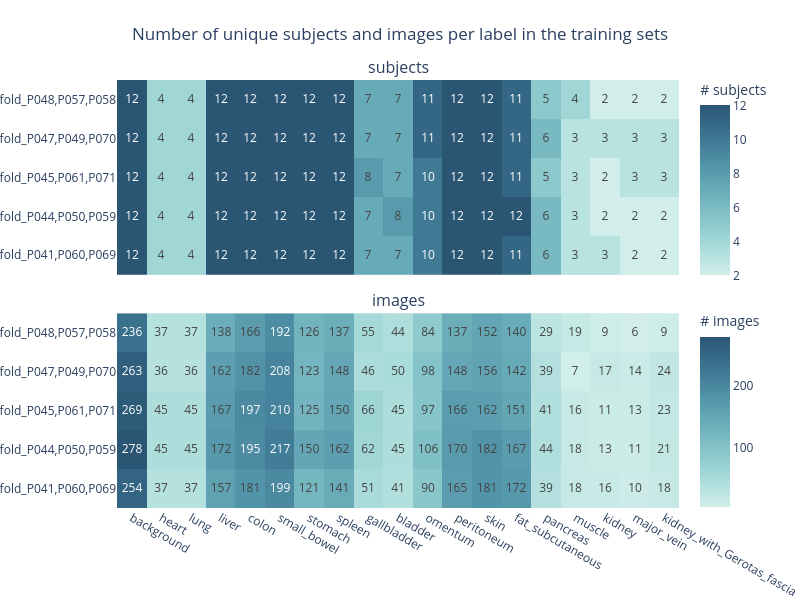

Notebook source saved alongside this figure:
### Markdown cell above
## Class Imbalances (training time)

### Code cell
create_spec_labels_figure(config)

### Figure 1 — Plotly figure (JSON) as saved in the notebook; plotly's stock layout.template omitted (floating-point values rounded to 4 significant figures)
{"data": [{"colorbar": {"len": 0.5, "title": {"text": "# subjects"}, "y": 0.77}, "colorscale": [[0, "rgb(209, 238, 234)"], [0.1667, "rgb(168, 219, 217)"], [0.3333, "rgb(133, 196, 201)"], [0.5, "rgb(104, 171, 184)"], [0.6667, "rgb(79, 144, 166)"], [0.8333, "rgb(59, 115, 143)"], [1, "rgb(42, 86, 116)"]], "hovertemplate": "label: %{x}<br>fold: %{y}<br># subjects: %{z}", "text": [[12, 4, 4, 12, 12, 12, 12, 12, 7, 7, 10, 12, 12, 11, 6, 3, 3, 2, 2], [12, 4, 4, 12, 12, 12, 12, 12, 7, 8, 10, 12, 12, 12, 6, 3, 2, 2, 2], [12, 4, 4, 12, 12, 12, 12, 12, 8, 7, 10, 12, 12, 11, 5, 3, 2, 3, 3], [12, 4, 4, 12, 12, 12, 12, 12, 7, 7, 11, 12, 12, 11, 6, 3, 3, 3, 3], [12, 4, 4, 12, 12, 12, 12, 12, 7, 7, 11, 12, 12, 11, 5, 4, 2, 2, 2]], "texttemplate": "%{text}", "type": "heatmap", "x": ["background", "heart", "lung", "liver", "colon", "small_bowel", "stomach", "spleen", "gallbladder", "bladder", "omentum", "peritoneum", "skin", "fat_subcutaneous", "pancreas", "muscle", "kidney", "major_vein", "kidney_with_Gerotas_fascia"], "xaxis": "x", "y": ["fold_P041,P060,P069", "fold_P044,P050,P059", "fold_P045,P061,P071", "fold_P047,P049,P070", "fold_P048,P057,P058"], "yaxis": "y", "z": [[12, 4, 4, 12, 12, 12, 12, 12, 7, 7, 10, 12, 12, 11, 6, 3, 3, 2, 2], [12, 4, 4, 12, 12, 12, 12, 12, 7, 8, 10, 12, 12, 12, 6, 3, 2, 2, 2], [12, 4, 4, 12, 12, 12, 12, 12, 8, 7, 10, 12, 12, 11, 5, 3, 2, 3, 3], [12, 4, 4, 12, 12, 12, 12, 12, 7, 7, 11, 12, 12, 11, 6, 3, 3, 3, 3], [12, 4, 4, 12, 12, 12, 12, 12, 7, 7, 11, 12, 12, 11, 5, 4, 2, 2, 2]]}, {"colorbar": {"len": 0.5, "title": {"text": "# images"}, "y": 0.23}, "colorscale": [[0, "rgb(209, 238, 234)"], [0.1667, "rgb(168, 219, 217)"], [0.3333, "rgb(133, 196, 201)"], [0.5, "rgb(104, 171, 184)"], [0.6667, "rgb(79, 144, 166)"], [0.8333, "rgb(59, 115, 143)"], [1, "rgb(42, 86, 116)"]], "hovertemplate": "label: %{x}<br>fold: %{y}<br># images: %{z}", "text": [[254, 37, 37, 157, 181, 199, 121, 141, 51, 41, 90, 165, 181, 172, 39, 18, 16, 10, 18], [278, 45, 45, 172, 195, 217, 150, 162, 62, 45, 106, 170, 182, 167, 44, 18, 13, 11, 21], [269, 45, 45, 167, 197, 210, 125, 150, 66, 45, 97, 166, 162, 151, 41, 16, 11, 13, 23], [263, 36, 36, 162, 182, 208, 123, 148, 46, 50, 98, 148, 156, 142, 39, 7, 17, 14, 24], [236, 37, 37, 138, 166, 192, 126, 137, 55, 44, 84, 137, 152, 140, 29, 19, 9, 6, 9]], "texttemplate": "%{text}", "type": "heatmap", "x": ["background", "heart", "lung", "liver", "colon", "small_bowel", "stomach", "spleen", "gallbladder", "bladder", "omentum", "peritoneum", "skin", "fat_subcutaneous", "pancreas", "muscle", "kidney", "major_vein", "kidney_with_Gerotas_fascia"], "xaxis": "x2", "y": ["fold_P041,P060,P069", "fold_P044,P050,P059", "fold_P045,P061,P071", "fold_P047,P049,P070", "fold_P048,P057,P058"], "yaxis": "y2", "z": [[254, 37, 37, 157, 181, 199, 121, 141, 51, 41, 90, 165, 181, 172, 39, 18, 16, 10, 18], [278, 45, 45, 172, 195, 217, 150, 162, 62, 45, 106, 170, 182, 167, 44, 18, 13, 11, 21], [269, 45, 45, 167, 197, 210, 125, 150, 66, 45, 97, 166, 162, 151, 41, 16, 11, 13, 23], [263, 36, 36, 162, 182, 208, 123, 148, 46, 50, 98, 148, 156, 142, 39, 7, 17, 14, 24], [236, 37, 37, 138, 166, 192, 126, 137, 55, 44, 84, 137, 152, 140, 29, 19, 9, 6, 9]]}], "layout": {"annotations": [{"font": {"size": 16}, "showarrow": false, "text": "subjects", "x": 0.5, "xanchor": "center", "xref": "paper", "y": 1, "yanchor": "bottom", "yref": "paper"}, {"font": {"size": 16}, "showarrow": false, "text": "images", "x": 0.5, "xanchor": "center", "xref": "paper", "y": 0.455, "yanchor": "bottom", "yref": "paper"}], "height": 600, "margin": {"b": 0, "l": 0, "r": 0, "t": 80}, "title": {"text": "Number of unique subjects and images per label in the training sets", "x": 0.5}, "width": 800, "xaxis": {"anchor": "y", "domain": [0, 1], "matches": "x2", "showticklabels": false}, "xaxis2": {"anchor": "y2", "domain": [0, 1]}, "yaxis": {"anchor": "x", "domain": [0.545, 1]}, "yaxis2": {"anchor": "x2", "domain": [0, 0.455]}}}
